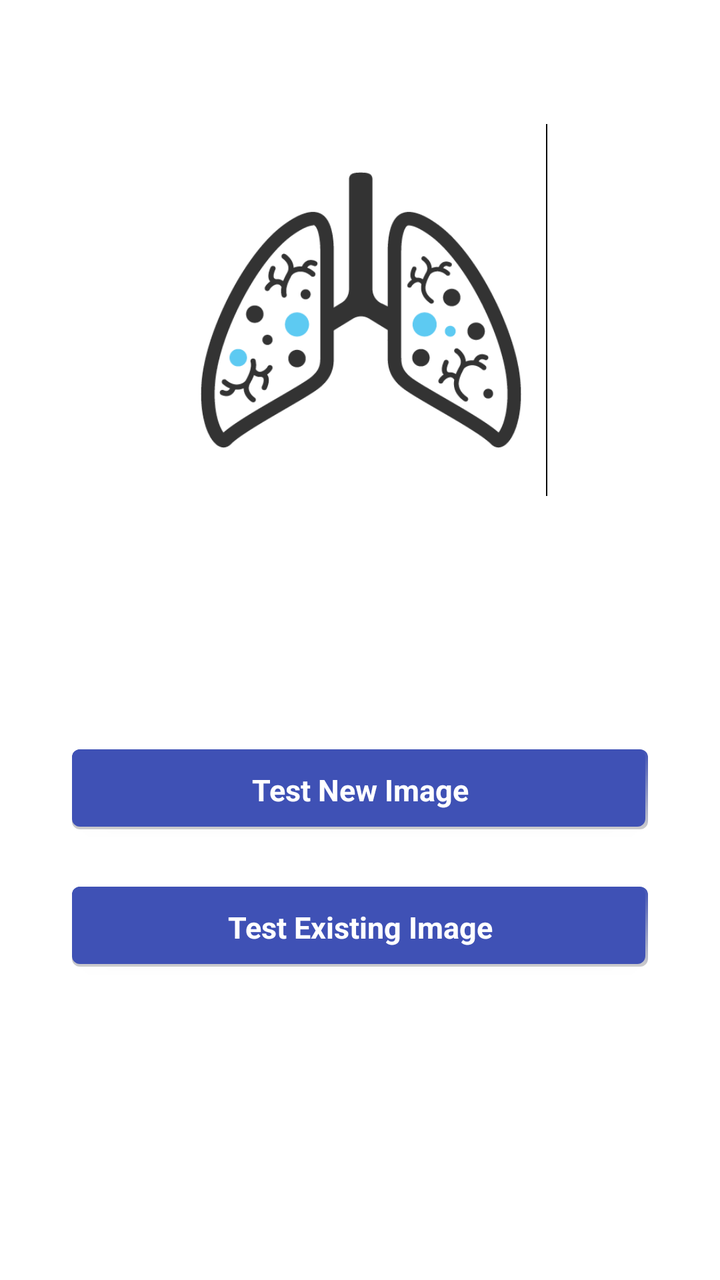
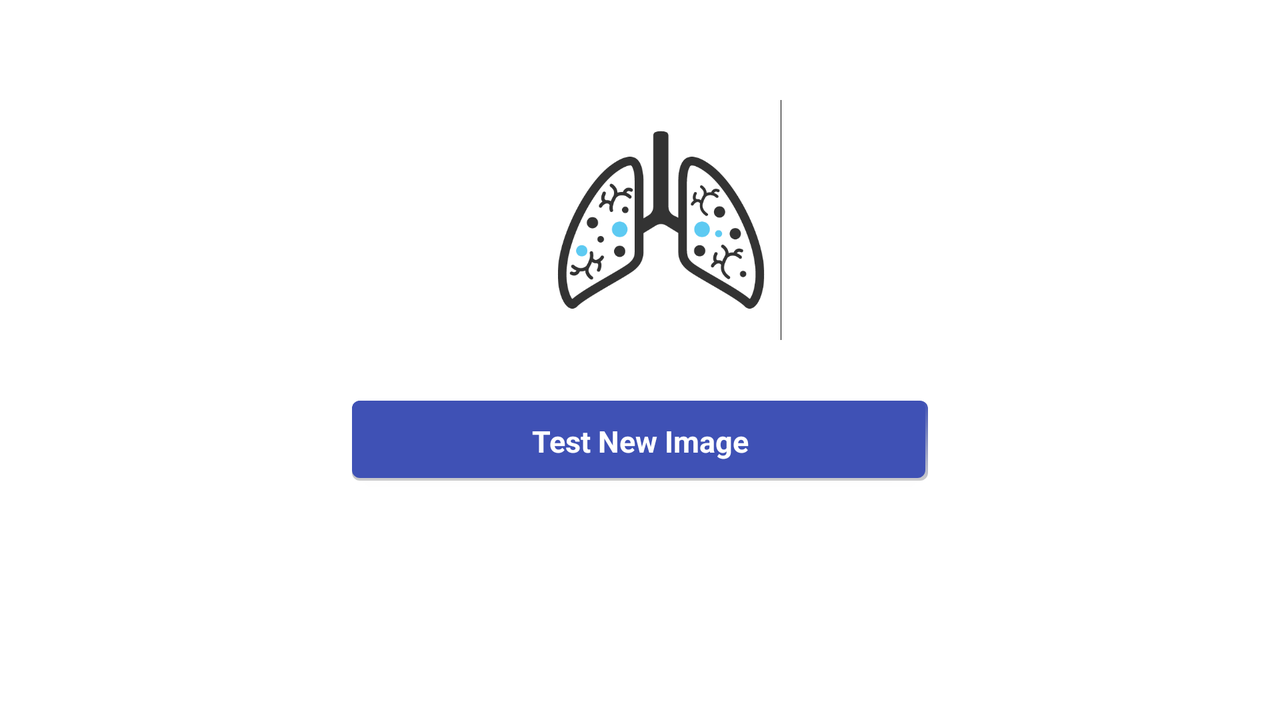

One screen, two layout resources from the same app: the default and the repository's alternative for another configuration. Each is rendered where Android would select it; the XML of both is given below.
<!-- AndroidManifest.xml: application theme AppTheme -->
<!-- res/layout/content_main.xml -->
<?xml version="1.0" encoding="utf-8"?>
<android.support.constraint.ConstraintLayout xmlns:android="http://schemas.android.com/apk/res/android"
	xmlns:app="http://schemas.android.com/apk/res-auto"
	xmlns:tools="http://schemas.android.com/tools"
	android:id="@+id/content_layout"
	android:layout_width="fill_parent"
	android:layout_height="fill_parent"
	android:background="@color/icons"
	android:keepScreenOn="true"
	android:orientation="vertical"
	tools:layout_editor_absoluteX="0dp"
	tools:layout_editor_absoluteY="81dp">

	<TextView
		android:id="@+id/Title"
		android:layout_width="300dp"
		android:layout_height="wrap_content"
		app:layout_constraintVertical_chainStyle="packed"
		android:gravity="center_horizontal"
		app:layout_constraintRight_toRightOf="parent"
		app:layout_constraintLeft_toLeftOf="parent"
		android:layout_marginTop="14dp"
		android:lineSpacingExtra="-5dp"
		app:layout_constraintTop_toBottomOf="@+id/mainscreenimg" />

	<Button
		android:id="@+id/buttonTakePicture"
		style="@style/ButtonStyle"
		android:layout_width="288dp"
		android:layout_height="40dp"
		android:text="Test New Image"
		android:layout_marginRight="8dp"
		app:layout_constraintRight_toRightOf="parent"
		android:layout_marginLeft="8dp"
		app:layout_constraintLeft_toLeftOf="parent"
		android:layout_marginStart="8dp"
		android:layout_marginEnd="8dp"
		android:layout_marginTop="73dp"
		app:layout_constraintBottom_toTopOf="@+id/buttonLoadImage"
	    app:layout_constraintTop_toBottomOf="@+id/Title" />

	<Button
		android:id="@+id/buttonLoadImage"
		style="@style/ButtonStyle"
		android:layout_width="288dp"
		android:layout_height="40dp"
		android:text="Test Existing Image"
		android:background="@drawable/card_layout"
		android:layout_marginRight="8dp"
		app:layout_constraintRight_toRightOf="parent"
		android:layout_marginLeft="8dp"
		app:layout_constraintLeft_toLeftOf="parent"
		app:layout_constraintBottom_toBottomOf="parent"
		android:layout_marginBottom="136dp"
		android:layout_marginTop="8dp"
		app:layout_constraintTop_toBottomOf="@+id/buttonTakePicture"
		app:layout_constraintVertical_bias="0.0"
		android:layout_marginStart="8dp"
		android:layout_marginEnd="8dp" />

	<ImageView
		android:id="@+id/mainscreenimg"
		android:layout_width="273dp"
		android:layout_height="@dimen/img_screen_height"
		app:srcCompat="@drawable/background_icon"
		app:layout_constraintLeft_toLeftOf="parent"
		app:layout_constraintRight_toRightOf="parent"
		app:layout_constraintHorizontal_bias="0.504"
		app:layout_constraintTop_toTopOf="parent"
		android:layout_marginTop="62dp" />


</android.support.constraint.ConstraintLayout>
<!-- resources referenced by this layout -->
<resources>
  <color name="icons">#FFFFFF</color>
  <dimen name="img_screen_height">186dp</dimen>
  <!-- drawable background_icon: png bitmap (drawable, 14221 bytes) -->
  <!-- drawable card_layout (drawable) -->
  <?xml version="1.0" encoding="utf-8"?>
  <layer-list xmlns:android="http://schemas.android.com/apk/res/android">
      <item>
          <shape android:shape="rectangle">
              <gradient android:angle="90"
                  android:endColor="@color/colorPrimary" android:startColor="#ccc" />
              <corners android:radius="4dp" />
          </shape>
      </item>
  
      <item
          android:left="0dp"
          android:right="1.5dp"
          android:top="0dp"
          android:bottom="1.5dp">
          <shape android:shape="rectangle">
              <solid android:color="@color/colorPrimary"/>
              <corners android:radius="4dp" />
          </shape>
      </item>
  </layer-list>
  <style name="ButtonStyle" parent="@android:style/Widget.Button">
          <item name="android:layout_width">fill_parent</item>
          <item name="android:textColor">@color/icons</item>
          <item name="android:textSize">15sp</item>
          <item name="android:padding">10dp</item>
          <item name="android:textStyle">bold</item>
          <item name="android:background">@drawable/card_layout</item>
          <item name="android:gravity">center</item>
      </style>
  <style name="AppTheme" parent="Theme.AppCompat.Light.DarkActionBar">
          
          <item name="colorPrimary">@color/colorPrimary</item>
          <item name="colorPrimaryDark">@color/colorPrimaryDark</item>
          <item name="colorAccent">@color/colorAccent</item>
      </style>
  <color name="colorPrimary">#3F51B5</color>
  <color name="colorPrimaryDark">#303F9F</color>
  <color name="colorAccent">#03A9F4</color>
</resources>
<!-- res/layout-land/content_main.xml (the repository's variant of the layout above) -->
<!-- drawn on the phone turned sideways -->
<?xml version="1.0" encoding="utf-8"?>
<android.support.constraint.ConstraintLayout xmlns:android="http://schemas.android.com/apk/res/android"
	xmlns:app="http://schemas.android.com/apk/res-auto"
	xmlns:tools="http://schemas.android.com/tools"
	android:id="@+id/content_layout"
	android:layout_width="fill_parent"
	android:layout_height="fill_parent"
	android:keepScreenOn="true"
	android:background="@color/icons"
	tools:layout_editor_absoluteX="0dp"
	tools:layout_editor_absoluteY="73dp">

    <TextView
        android:id="@+id/Title"
        android:layout_width="300dp"
        android:layout_height="wrap_content"
        app:layout_constraintVertical_chainStyle="packed"
        android:gravity="center_horizontal"
        app:layout_constraintRight_toRightOf="parent"
        app:layout_constraintLeft_toLeftOf="parent"
        android:layout_marginTop="-3dp"
        android:lineSpacingExtra="-5dp"
        app:layout_constraintTop_toBottomOf="@+id/mainscreenimg" />

    <Button
        android:id="@+id/buttonTakePicture"
        style="@style/ButtonStyle"
        android:layout_width="288dp"
        android:layout_height="40dp"
        android:text="Test New Image"
        android:layout_marginRight="8dp"
        app:layout_constraintRight_toRightOf="parent"
        android:layout_marginLeft="8dp"
        app:layout_constraintLeft_toLeftOf="parent"
        android:layout_marginStart="8dp"
        android:layout_marginEnd="8dp"
        android:layout_marginTop="14dp"
        app:layout_constraintTop_toBottomOf="@+id/Title" />

    <Button
        android:id="@+id/buttonLoadImage"
        style="@style/ButtonStyle"
        android:layout_width="288dp"
        android:layout_height="40dp"
        android:text="Test Existing Image"
        android:background="@drawable/card_layout"
        android:layout_marginRight="8dp"
        app:layout_constraintRight_toRightOf="parent"
        android:layout_marginLeft="8dp"
        app:layout_constraintLeft_toLeftOf="parent"
        app:layout_constraintBottom_toBottomOf="parent"
        android:layout_marginBottom="120dp"
        android:layout_marginTop="8dp"
        app:layout_constraintTop_toBottomOf="@+id/buttonTakePicture"
        app:layout_constraintVertical_bias="0.0"
        android:layout_marginStart="8dp"
        android:layout_marginEnd="8dp" />

    <ImageView
        android:id="@+id/mainscreenimg"
        android:layout_width="343dp"
        android:layout_height="120dp"
        app:srcCompat="@drawable/background_icon"
        app:layout_constraintLeft_toLeftOf="parent"
        app:layout_constraintRight_toRightOf="parent"
        app:layout_constraintHorizontal_bias="0.502"
        app:layout_constraintTop_toTopOf="parent"
        android:layout_marginTop="50dp"
		android:layout_marginStart="20dp"/>

</android.support.constraint.ConstraintLayout>
<!-- resources referenced by the variant -->
<!-- as the phone turned sideways resolves them -->
<resources>
  <color name="icons">#FFFFFF</color>
  <!-- drawable background_icon: png bitmap (drawable, 14221 bytes) -->
  <!-- drawable card_layout (drawable) -->
  <?xml version="1.0" encoding="utf-8"?>
  <layer-list xmlns:android="http://schemas.android.com/apk/res/android">
      <item>
          <shape android:shape="rectangle">
              <gradient android:angle="90"
                  android:endColor="@color/colorPrimary" android:startColor="#ccc" />
              <corners android:radius="4dp" />
          </shape>
      </item>
  
      <item
          android:left="0dp"
          android:right="1.5dp"
          android:top="0dp"
          android:bottom="1.5dp">
          <shape android:shape="rectangle">
              <solid android:color="@color/colorPrimary"/>
              <corners android:radius="4dp" />
          </shape>
      </item>
  </layer-list>
  <style name="ButtonStyle" parent="@android:style/Widget.Button">
          <item name="android:layout_width">fill_parent</item>
          <item name="android:textColor">@color/icons</item>
          <item name="android:textSize">15sp</item>
          <item name="android:padding">10dp</item>
          <item name="android:textStyle">bold</item>
          <item name="android:background">@drawable/card_layout</item>
          <item name="android:gravity">center</item>
      </style>
  <style name="AppTheme" parent="Theme.AppCompat.Light.DarkActionBar">
          
          <item name="colorPrimary">@color/colorPrimary</item>
          <item name="colorPrimaryDark">@color/colorPrimaryDark</item>
          <item name="colorAccent">@color/colorAccent</item>
      </style>
  <color name="colorPrimary">#3F51B5</color>
  <color name="colorPrimaryDark">#303F9F</color>
  <color name="colorAccent">#03A9F4</color>
</resources>
